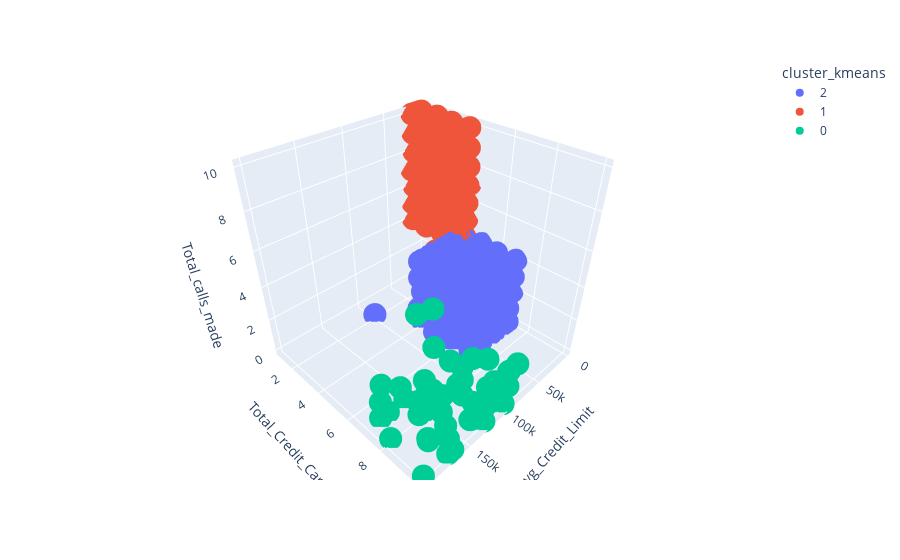

Notebook code cell kept with this figure:
### Code cell
# Perspectiva 3

fig = px.scatter_3d(cartao_cluster, 
                    x='Avg_Credit_Limit', 
                    y='Total_Credit_Cards', 
                    z='Total_calls_made',
                    color='cluster_kmeans')
fig.show()

### Figure 1 — Plotly figure (JSON) as saved in the notebook; plotly's stock layout.template omitted (floating-point values rounded to 4 significant figures; data arrays with more than 128 entries replaced by an {"elided": "..."} marker saying what was removed)
{"data": [{"hovertemplate": "cluster_kmeans=2<br>Avg_Credit_Limit=%{x}<br>Total_Credit_Cards=%{y}<br>Total_calls_made=%{z}<extra></extra>", "legendgroup": "2", "marker": {"color": "#636efa", "symbol": "circle"}, "mode": "markers", "name": "2", "scene": "scene", "showlegend": true, "type": "scatter3d", "x": {"elided": "386 int values"}, "y": {"elided": "386 int values"}, "z": {"elided": "386 int values"}}, {"hovertemplate": "cluster_kmeans=1<br>Avg_Credit_Limit=%{x}<br>Total_Credit_Cards=%{y}<br>Total_calls_made=%{z}<extra></extra>", "legendgroup": "1", "marker": {"color": "#EF553B", "symbol": "circle"}, "mode": "markers", "name": "1", "scene": "scene", "showlegend": true, "type": "scatter3d", "x": {"elided": "224 int values"}, "y": {"elided": "224 int values"}, "z": {"elided": "224 int values"}}, {"hovertemplate": "cluster_kmeans=0<br>Avg_Credit_Limit=%{x}<br>Total_Credit_Cards=%{y}<br>Total_calls_made=%{z}<extra></extra>", "legendgroup": "0", "marker": {"color": "#00cc96", "symbol": "circle"}, "mode": "markers", "name": "0", "scene": "scene", "showlegend": true, "type": "scatter3d", "x": [100000, 100000, 157000, 94000, 163000, 131000, 96000, 136000, 121000, 158000, 108000, 166000, 176000, 166000, 178000, 91000, 156000, 146000, 84000, 155000, 200000, 195000, 187000, 163000, 106000, 114000, 126000, 173000, 153000, 184000, 123000, 144000, 97000, 98000, 127000, 171000, 186000, 183000, 111000, 112000, 195000, 132000, 156000, 95000, 172000, 99000, 84000, 145000, 172000, 167000], "y": [6, 5, 9, 9, 8, 9, 10, 8, 7, 7, 10, 9, 10, 10, 7, 8, 9, 10, 9, 8, 10, 8, 7, 7, 8, 10, 10, 9, 8, 7, 8, 10, 10, 9, 10, 10, 7, 9, 8, 10, 10, 9, 8, 10, 10, 10, 10, 8, 10, 9], "z": [3, 2, 1, 0, 1, 1, 2, 0, 2, 0, 1, 2, 2, 0, 0, 1, 2, 1, 0, 2, 0, 0, 0, 1, 1, 2, 0, 0, 1, 2, 2, 2, 2, 2, 1, 0, 1, 2, 0, 1, 2, 2, 0, 1, 1, 0, 2, 1, 0, 2]}], "layout": {"legend": {"title": {"text": "cluster_kmeans"}, "tracegroupgap": 0}, "margin": {"t": 60}, "scene": {"domain": {"x": [0, 1], "y": [0, 1]}, "xaxis": {"title": {"text": "Avg_Credit_Limit"}}, "yaxis": {"title": {"text": "Total_Credit_Cards"}}, "zaxis": {"title": {"text": "Total_calls_made"}}}}}
